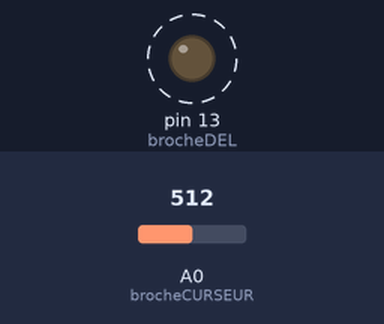
Bench run of a sketch on a simulated Arduino Uno, built with avr-gcc and run on an emulated ATmega328P. On the bench: output pins drawn as LEDs (lit = HIGH). Dashed ring = blinking. The test bench sets the inputs (shaded band); at power-on: A0 (brocheCURSEUR) = 512.

Above: at 1.8 s.
1.9 s: A0 (brocheCURSEUR) set to 0
At 3.0 s:
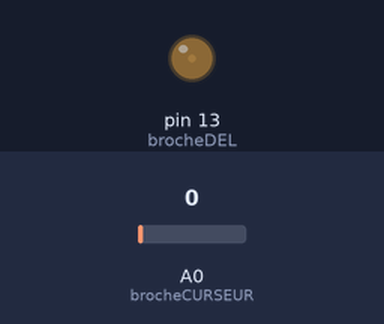
3.6 s: A0 (brocheCURSEUR) set to 122
At 3.9 s:
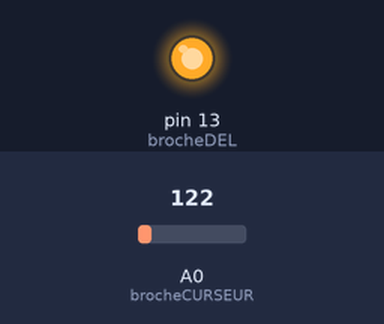
Timing chart, 0 to 13.1 s (numbered marks = the images above; inputs shaded):
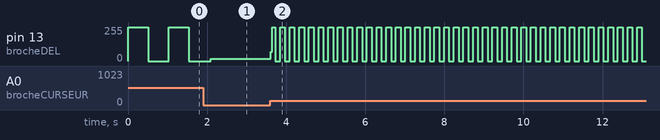

Measured:
- after the input at 3.6 s, pin 13 (brocheDEL): 16/255 → 69/255 at once, then moves between 0/255 and 255/255, repeating every 0.24 s
- by itself, pin 13 (brocheDEL): alternates 255/255 for 0.51 s and 0/255 for 0.51 s

The sketch:

Etape1.ino
```cpp
int brocheCURSEUR = A0;    // Broche pour le curseur du potentiomètre
int brocheDEL = 13;               // Broche pour la DEL
int potentiometre;              // Variable lecture entrée analogique A0 (curseur du potentiomètre)

void setup()
{
   pinMode(brocheDEL, OUTPUT);   // déclare la brocheDEL comme une sortie
}

// Le clignotement du DEL est proportionnel à la tension au curseur du potentiomètre.
void loop()
{
   potentiometre = analogRead(brocheCURSEUR);   // Lecture de la tension au curseur
   digitalWrite(brocheDEL, HIGH);                           // la DEL allume
   delay(potentiometre);                          // délai variable en fonction de la position du curseur
   digitalWrite(brocheDEL, LOW);             // La DEL éteint
   delay(potentiometre);
}
```
